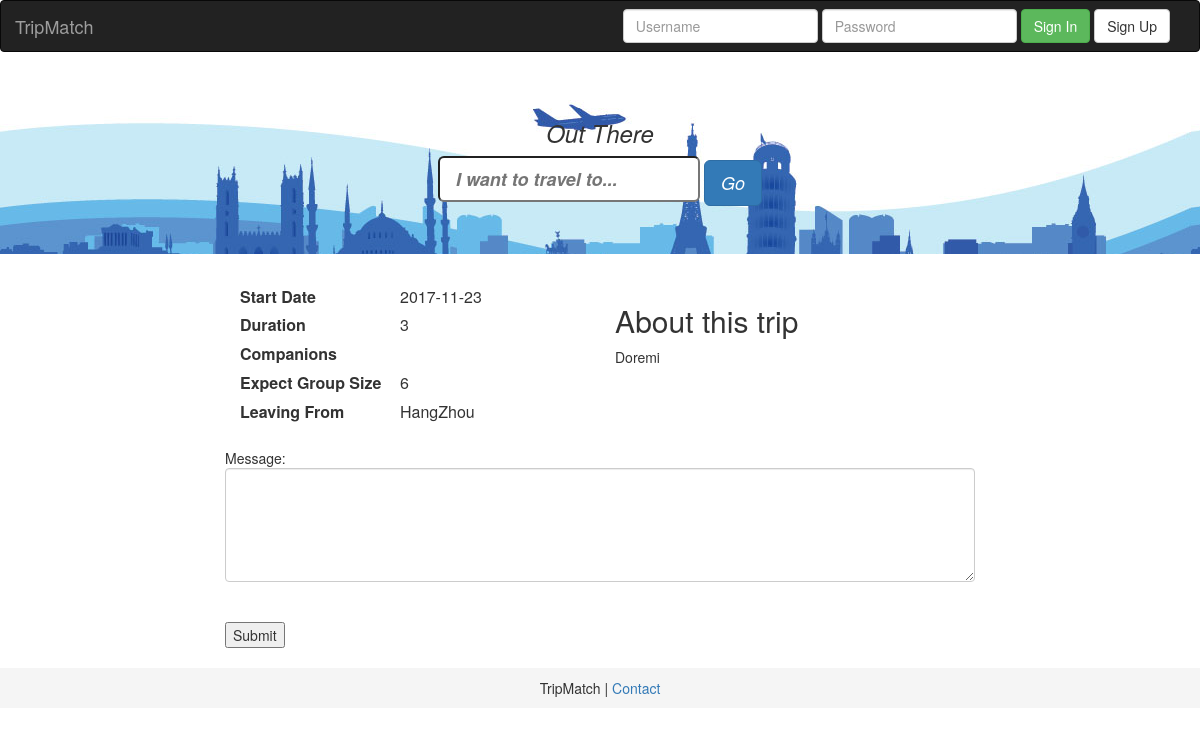
Screenshot of /trip_detail/4 with the database file from the repository.
### tripmatch/model/tripmatch_model.py (models this page shows, shortened)
class TripDetails(Base):
    __tablename__ = 'trip_details'
    id = Column(Integer, primary_key=True)
    user_id = Column(Integer, ForeignKey('users.id'))
    destination_id = Column(Integer, ForeignKey('destinations.id'))
    duration = Column(String, nullable=True)
    date_start = Column(String, nullable=False)
    companions = Column(Integer, nullable=False)
    city_takeoff = Column(String, nullable=True)
    expected_group_size = Column(Integer, nullable=True)
    notes = Column(String, nullable=True)
    date_create = Column(String, nullable=False)
    contact = Column(String, nullable=True)
    img_name = Column(String, nullable=True)
    users = relationship('Users', back_populates='trip_details')
    destinations = relationship('Destinations', back_populates='trip_details')
    waitinglist = relationship('Waitinglist', back_populates='trip_details')

### tripmatch/trip_server.py (the view, shortened to what this page needs)
@app.route('/trip_detail/<int:trip_id>', methods=['GET', 'POST'])
def display_trip(trip_id):
    db_session = Session()
    trip = db_session.query(TripDetails).filter_by(id=trip_id).one()
    waitinglist = db_session.query(
        Waitinglist).filter_by(trip_id=trip_id).all()
    return render_template('trip_details.html', trip=trip, waitinglist=waitinglist)

### tripmatch/trip_server.py (called while the page is built)
@app.context_processor
def utility_processor():
    def calc_date_end(start_date, duration):
        return (datetime.strptime(start_date, '%Y-%m-%d') + timedelta(int(duration))).strftime('%Y-%m-%d')
    return dict(calc_date_end=calc_date_end)

### tripmatch/templates/trip_details.html (shortened to what this page needs)
{% extends "layout.html" %} {% block title %}Trip Details{% endblock %} {% block body %}
<div class="container">
    <div class="row">
        <div class="col-md-8 col-md-offset-2">
            <div class="trip-details-left-col col-md-6" style="float: center">
                <dl class="dl-horizontal">
                    <dt>Start Date</dt>
                    <dd>{{trip.date_start}}</dd>
                    <dt>Duration</dt>
                    <dd>{{trip.duration}}</dd>
                    <dt>Companions</dt>
                    <dd>{{trip.companios}}</dd>
                    <dt>Expect Group Size</dt>
                    <dd>{{trip.expected_group_size}}</dd>
                    <dt>Leaving From</dt>
                    <dd>{{trip.city_takeoff}}</dd>
                </dl>
            </div>
            <div class="trip-details-right-col col-md-6" style="float: center">
                <h2>About this trip</h2>
                <p>{{trip.notes}}</p>
            </div>
        </div>
    </div>
    <div class="row">
        <div class="join-trip col-md-8 col-md-offset-2">
            <form action="" method="post">
                Message:
                <textarea class="form-control" rows="5"></textarea>
                <br>
                <br>
                <input type="submit" value="Submit">
            </form>
        </div>
    </div>
    <div class="row">
        <div class="waitinglist col-md-8 col-md-offset-2">
        </div>
    </div>
</div>
{% endblock %}

### tripmatch/static/css/style.css (style rules this page uses)
.dl-horizontal>dd { margin-left: 150px; font-size: 16px; padding-top: 2px; padding-bottom: 2px; }
.dl-horizontal>dt { text-align: left; font-size: 16px; padding-top: 2px; padding-bottom: 2px; }

### rows the page displays
TripDetails: date_start "2017-11-23", duration "3", expected_group_size "6", city_takeoff "HangZhou", notes "Doremi"
